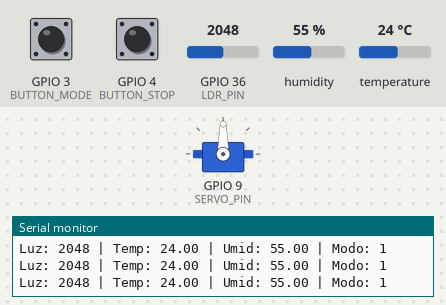
Simulated run of this sketch. Board: ESP32. Parts: servo, the last lines printed to the serial monitor. Inputs (shaded band) come from the test bench; at power-on: GPIO 36 (LDR_PIN) = 2048, GPIO 3 (BUTTON_MODE) HIGH, GPIO 4 (BUTTON_STOP) HIGH, humidity 55 %, temperature 24 °C.

Above: at 1.2 s.
1.3 s: GPIO 36 (LDR_PIN) set to 552
2.8 s: GPIO 36 (LDR_PIN) set to 451
At 3.8 s:
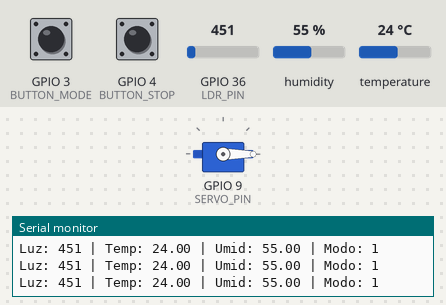
Timing chart, 0 to 5.8 s (numbered marks = the images above; inputs shaded):
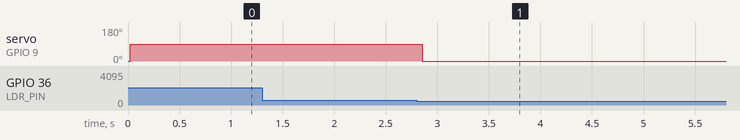

The sketch:

Projeto_av3_2.ino
```cpp
/*
  Projeto: Porta Automática para Estufa com Sistema de Parada

  Componentes:
    - LDR (sensor de luz)
    - DHT11 (temperatura e umidade)
    - Servo SG90 (abre/fecha a porta)
    - Botão 1: alterna modos (Desligado / Automático / Manual)
    - Botão 2: interrupção externa para PARADA TOTAL do sistema

  Funcionamento:
    - Em modo automático, a porta abre quando há luz suficiente e fecha quando escurece.
    - O botão de modo permite alternar entre funcionamento automático, manual ou desligado.
    - O botão de parada aciona uma interrupção externa que desativa o servo e trava o sistema
      permanentemente até que o microcontrolador seja resetado.
*/


#include <DHT.h>
#include <Servo.h>

#define LDR_PIN A0
#define DHTPIN 5
#define DHTTYPE DHT11

#define BUTTON_MODE 3        // alternar modos
#define BUTTON_STOP 4        // interrupção externa

#define SERVO_PIN 9

DHT dht(DHTPIN, DHTTYPE);
Servo servo;

volatile bool pararSistema = false;

int mode = 1;
bool lastButtonState = HIGH;
unsigned long lastDebounce = 0;
const int debounceDelay = 80;

// ---------- INTERRUPÇÃO ----------
void IRAM_ATTR parar() {
  pararSistema = true;
}

void setup() {
  Serial.begin(115200);

  pinMode(LDR_PIN, INPUT);
  pinMode(BUTTON_MODE, INPUT_PULLUP);
  pinMode(BUTTON_STOP, INPUT_PULLUP);

  servo.attach(SERVO_PIN);
  dht.begin();

  attachInterrupt(digitalPinToInterrupt(BUTTON_STOP), parar, FALLING);

  servo.write(0);
}

void loop() {

  // ---------- SE O BOTÃO STOP FOI PRESSIONADO ----------
  if (pararSistema) {
    Serial.println("⚠ Sistema PARADO pela interrupção externa!");
    servo.detach();   // desliga o servo
    while (true) {
      // Travamento eterno até resetar fisicamente o ESP
    }
  }

  // ---------- DEBOUNCE DO BOTÃO DE MODO ----------
  bool reading = digitalRead(BUTTON_MODE);

  if (reading != lastButtonState) {
    lastDebounce = millis();
  }

  if ((millis() - lastDebounce) > debounceDelay) {
    if (reading == LOW && lastButtonState == HIGH) {
      mode++;
      if (mode > 2) mode = 0;

      Serial.print("Modo alterado para: ");
      Serial.println(mode);
    }
  }

  lastButtonState = reading;

  // ---------- LEITURAS ----------
  int luz = analogRead(LDR_PIN);
  float h = dht.readHumidity();
  float t = dht.readTemperature();

  Serial.print("Luz: "); Serial.print(luz);
  Serial.print(" | Temp: "); Serial.print(t);
  Serial.print(" | Umid: "); Serial.print(h);
  Serial.print(" | Modo: "); Serial.println(mode);

  // ---------- LÓGICA DO SISTEMA ----------
  if (mode == 0) {
    servo.write(0);   // fechado
  }

  else if (mode == 1) {  // AUTOMÁTICO
    if (luz > 500) {
      servo.write(90);   // abre porta
    } else {
      servo.write(0);    // fecha porta
    }
  }

  else if (mode == 2) {  // MANUAL
    servo.write(45);
  }

  delay(200);
}
```

Measured:
- the behaviour switches between 501 and 500 on GPIO 36 (LDR_PIN) (found by bisection; images 0 and 1)
- after the input at 2.8 s, servo on GPIO 9 (SERVO_PIN): 90° → 0° after 0.05 s
